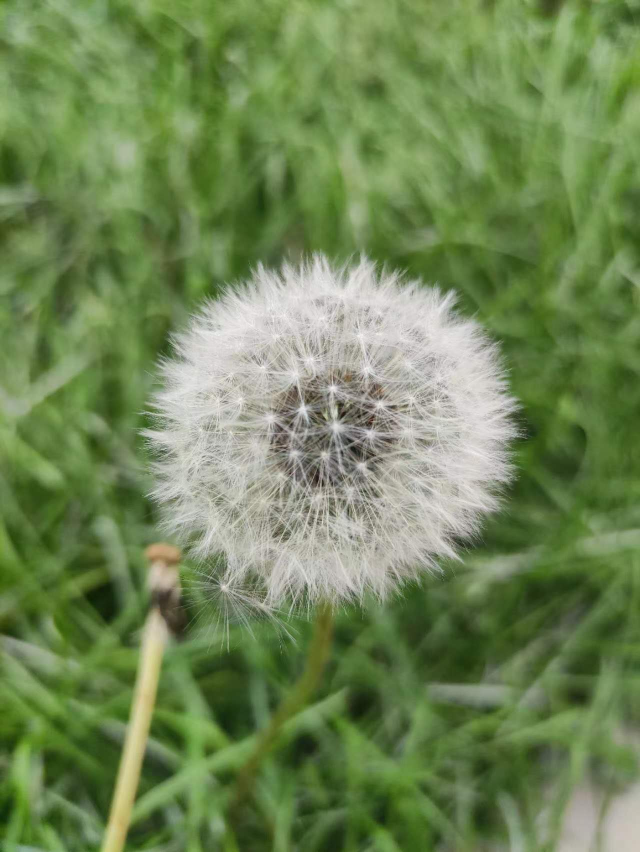
#> input picture 46-张广浩-河北/07_work/img/flowers1.jpg, 1280 x 1704 px (shown at 1/2 size)
$ python sift_match.py
#> lines starting #> are read from the running program, lines starting #| are printed output that depends on the picture
# -*- coding: utf-8 -*-
# @Time    : 2023/6/16 8:35
# @Author  : zgh
# @FileName: sift_match.py
# @Software: PyCharm


import cv2
import numpy as np


def drawMatchesKnn_cv2(img1_gray, kp1, img2_gray, kp2, goodMatch):
	h1, w1 = img1_gray.shape[:2]
	h2, w2 = img2_gray.shape[:2]

	vis = np.zeros((max(h1, h2), w1 + w2, 3), np.uint8)
	vis[:h1, :w1] = img1_gray
	vis[:h2, w1:w1 + w2] = img2_gray

	p1 = [kpp.queryIdx for kpp in goodMatch]
	p2 = [kpp.trainIdx for kpp in goodMatch]

	post1 = np.int32([kp1[pp].pt for pp in p1])
	post2 = np.int32([kp2[pp].pt for pp in p2]) + (w1, 0)

	for (x1, y1), (x2, y2) in zip(post1, post2):
		cv2.line(vis, (x1, y1), (x2, y2), (153, 204, 255))

	cv2.namedWindow("match", cv2.WINDOW_NORMAL)
	cv2.imshow("match", vis)

if __name__ == '__main__':
	img1 = cv2.imread("../img/flowers1.jpg")
#> img1 is the input picture: shape (1704, 1280, 3); mean B, G, R 85.7, 134.1, 111.8
	img2 = cv2.imread("../img/flowers2.jpg")
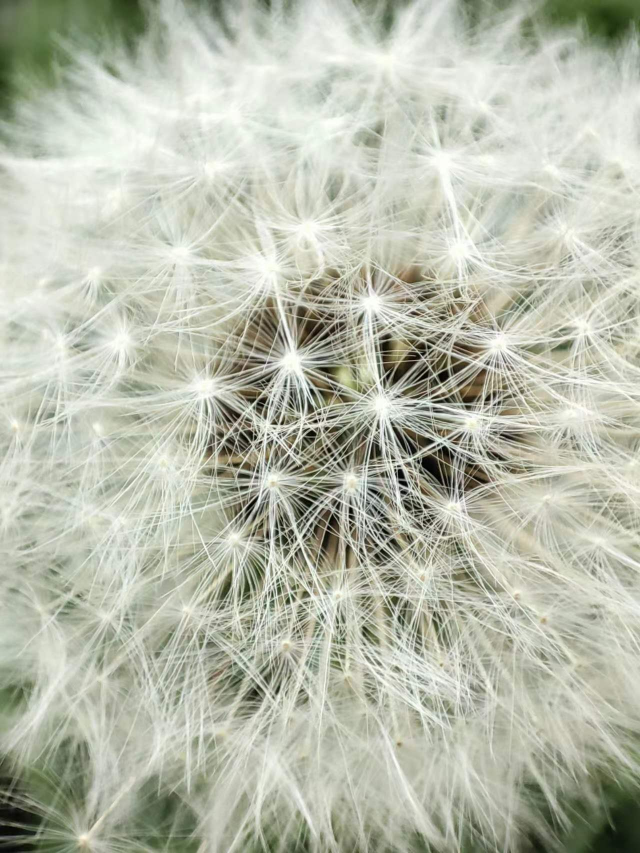
#> input picture 46-张广浩-河北/07_work/img/flowers2.jpg, 1280 x 1706 px (shown at 1/2 size)
#> img2 is the input picture: shape (1706, 1280, 3); mean B, G, R 172.5, 188.4, 184.4
	sift = cv2.xfeatures2d.SIFT_create()

	kp1, des1 = sift.detectAndCompute(img1, None)
#> kp1 = 4768 keypoints; strongest (x, y, size): (309, 1272, 41.6), (309, 1542, 39.8), (606, 820, 16.9), (557, 979, 2.7)
	kp2, des2 = sift.detectAndCompute(img2, None)
#> kp2 = 16420 keypoints; strongest (x, y, size): (631, 843, 5.1), (790, 940, 2.9), (702, 1021, 6.7), (800, 948, 10.9)
	# knnMatch()是BFMatcher类中的一个函数，用于在两组特征描述子之间进行k近邻匹配。其中des1和des2分别表示两组特征描述子，
	# k表示每个特征点在另一幅图像中匹配时找到的最佳k个匹配结果，这里默认为2，即返回每个特征点的两个最佳匹配结果。
	bf = cv2.BFMatcher(cv2.NORM_L2)
	matches = bf.knnMatch(des1, des2, k=2)
#> matches = 4768 matches

	goodMatch = []
	# 取更近的那个匹配结果
	for m, n in matches:
		if m.distance < 0.6 * n.distance:
			goodMatch.append(m)
#> after the loop, goodMatch = 22 matches

	drawMatchesKnn_cv2(img1, kp1, img2, kp2, goodMatch[:20])
#> in drawMatchesKnn_cv2, `vis[:h1, :w1] = img1_gray`:
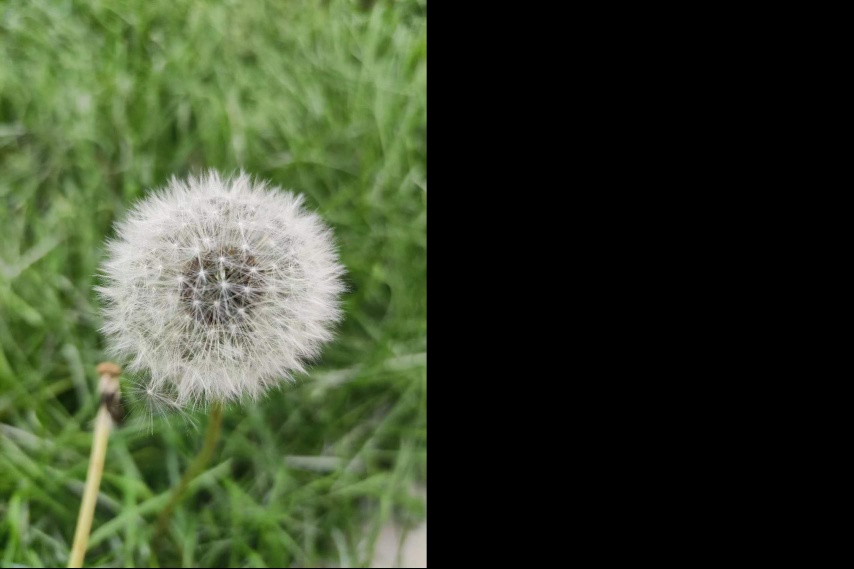
#> vis: shape (1706, 2560, 3) (shown at 1/3 size); mean B, G, R 42.8, 67, 55.8
#> in drawMatchesKnn_cv2, `vis[:h2, w1:w1 + w2] = img2_gray`:
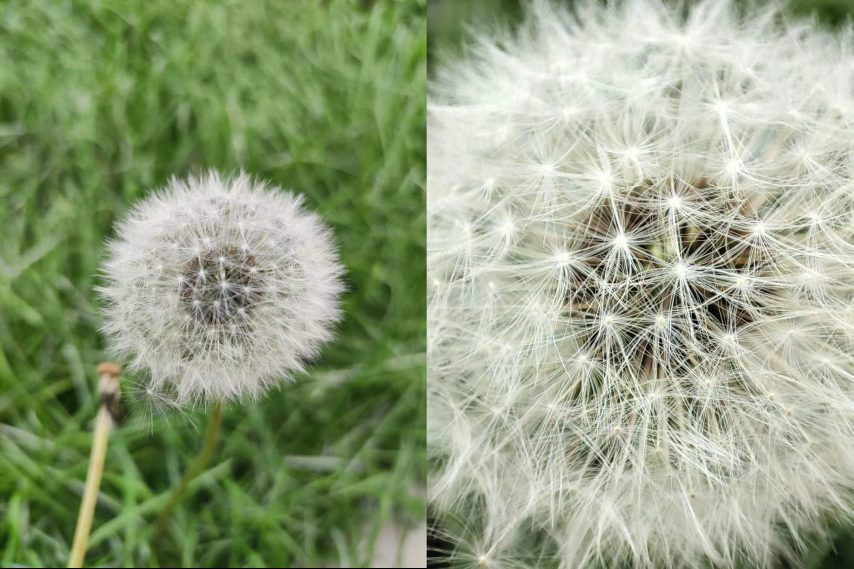
#> vis: shape (1706, 2560, 3) (shown at 1/3 size); mean B, G, R 129, 161.2, 148
#> in drawMatchesKnn_cv2, `p1 = [kpp.queryIdx for kpp in goodMatch]`: p1 = [1009, 1011, 1233, 1395, 1411, 1596, 1614, 1619, 1711, 1723, 1855, 1858, 1870, 1909, 1910, 1913, 1914, 2067, 2068, 3017]
#> in drawMatchesKnn_cv2, `p2 = [kpp.trainIdx for kpp in goodMatch]`: p2 = [739, 744, 1441, 2133, 2143, 3052, 3154, 3095, 3695, 3748, 4479, 4537, 4397, 4833, 4834, 4750, 4751, 5460, 5461, 10896]
#> in drawMatchesKnn_cv2, `post1 = np.int32([kp1[pp].pt for pp in p1])`: post1 = 20 rows, first 8: [484, 835], [484, 847], [519, 896], [539, 867], [541, 837], [559, 883], [561, 951], [562, 849]
#> in drawMatchesKnn_cv2, `post2 = np.int32([kp2[pp].pt for pp in p2]) + (w1, 0)`: post2 = 20 rows, first 8: [1537, 775], [1539, 806], [1632, 937], [1690, 855], [1691, 776], [1744, 885], [1750, 1082], [1747, 808]
#> the loop in drawMatchesKnn_cv2, `for (x1, y1), (x2, y2) in zip(post1, post2):` made 20 passes
#> (x1, y1, x2, y2) on passes 1 to 12: (484, 835, 1537, 775), (484, 847, 1539, 806), (519, 896, 1632, 937), (539, 867, 1690, 855), (541, 837, 1691, 776), (559, 883, 1744, 885), (561, 951, 1750, 1082), (562, 849, 1747, 808), (572, 855, 1776, 820), (573, 844, 1778, 793), (584, 833, 1812, 759), (585, 1064, 1816, 1383)

	cv2.waitKey(0)
	cv2.destroyAllWindows()
